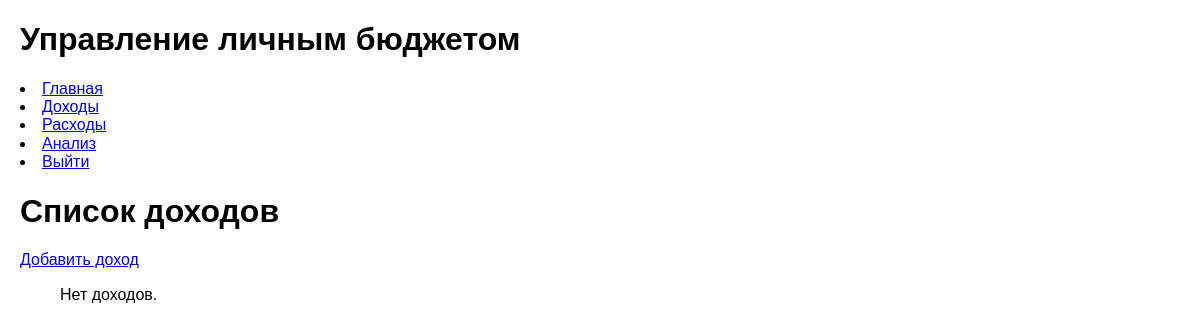
Page /income/ (signed in) on the earlier database version.
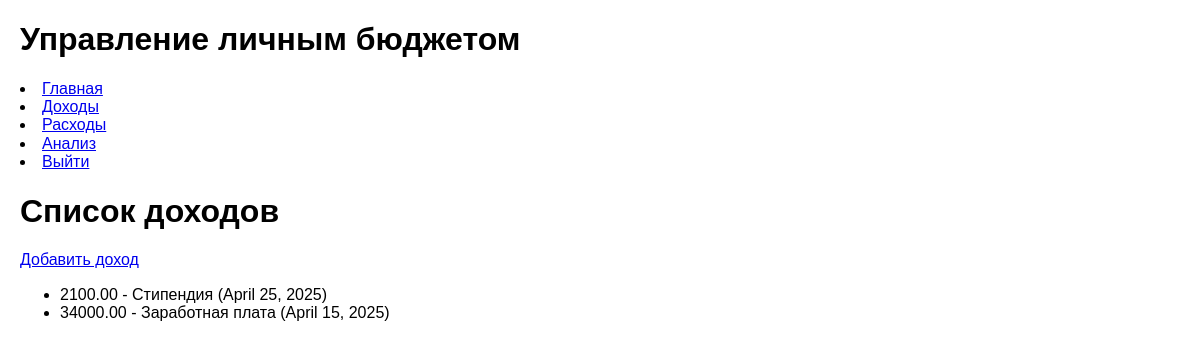
Same page on the later database version.
### budget/models.py (models this page shows, shortened)
class Income(models.Model):
    user = models.ForeignKey(User, on_delete=models.CASCADE)
    category = models.ForeignKey(IncomeCategory, on_delete=models.SET_NULL, null=True, blank=True)
    amount = models.DecimalField(max_digits=10, decimal_places=2)
    date = models.DateField()

class IncomeCategory(models.Model):
    name = models.CharField(max_length=100)
    def __str__(self):
        return self.name

### budget/views.py (the view)
# urls.py: path('income/', views.income_list, name='income_list'),
def income_list(request):
    incomes = Income.objects.filter(user=request.user)
    return render(request, 'budget/income_list.html', {'incomes': incomes})

### budget/templates/budget/income_list.html (shortened to what this page needs)
{% extends 'budget/base.html' %}
{% block content %}
<h1>Список доходов</h1>
<a href="{% url 'add_income' %}" class="btn">Добавить доход</a>
<ul>
    {% for income in incomes %}
    <li>{{ income.amount }} - {{ income.category }} ({{ income.date }})</li>
    {% empty %}
    <p>Нет доходов.</p>
    {% endfor %}
</ul>
{% endblock %}

Differences in the rows shown:
added Income: amount "2100.00", category "Стипендия", date "April 25, 2025"
added Income: amount "34000.00", category "Заработная плата", date "April 15, 2025"
Other differences:
text no longer shown: "Нет доходов."
